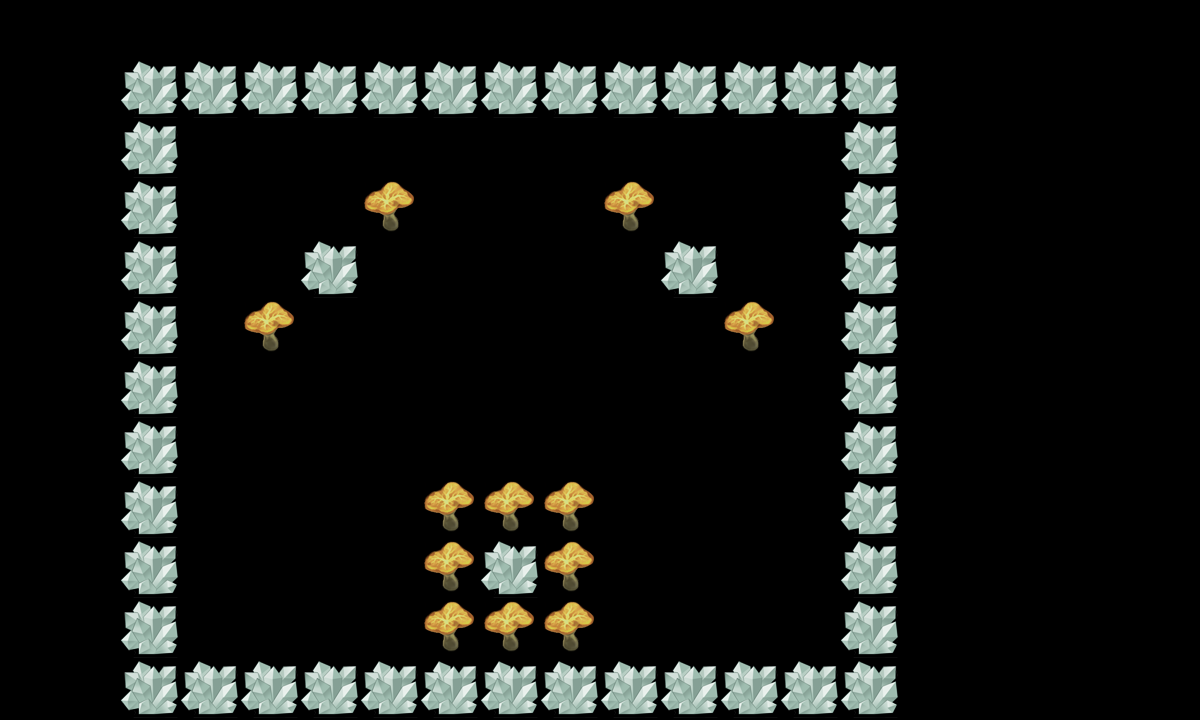

A 2D game scene composited from a Tiled map and its tileset images. What follows is a short description and the map's XML, with each tile layer's data collapsed to a summary:
An orthogonal 20x12 tile map with 60x60 px tiles, 2 tile layers (canDes, cannotDes) and 17 objects (re3, re1, re2, tankpoint, re4, ...).

<map version="1.0" orientation="orthogonal" width="20" height="12" tilewidth="60" tileheight="60">
 <tileset firstgid="1" name="tmw_desert_spacing" tilewidth="60" tileheight="60">
  <image source="tmw_desert_spacing.png" width="480" height="300" />
  <tile id="30">
   <properties>
    <property name="canDes" value="1" />
   </properties>
  </tile>
 </tileset>
 <layer name="canDes" width="20" height="12">
  <data>[240 cells, 12 non-empty, 1 distinct tile ids]</data>
 </layer>
 <layer name="cannotDes" width="20" height="12">
  <data>[240 cells, 47 non-empty, 1 distinct tile ids]</data>
 </layer>
 <objectgroup name="spawnPoints" width="20" height="12">
  <object name="re3" x="381" y="281" width="60" height="60" />
  <object name="re1" x="749" y="574" width="60" height="60" />
  <object name="re2" x="747" y="400" width="60" height="60" />
  <object name="tankpoint" x="632" y="570" width="60" height="60" />
  <object name="re4" x="495" y="254" width="60" height="60" />
  <object name="re5" x="215" y="447" width="60" height="60" />
  <object name="re6" x="752" y="220" width="60" height="60" />
  <object name="re7" x="217" y="189" width="60" height="64" />
 </objectgroup>
 <objectgroup name="roadPoints" width="20" height="12">
  <object name="p1" x="302" y="600" width="60" height="60" />
  <object name="p2" x="301" y="361" width="60" height="60" />
  <object name="p3" x="481" y="361" width="60" height="60" />
  <object name="p4" x="480" y="121" width="60" height="60" />
  <object name="p5" x="721" y="120" width="60" height="60" />
 </objectgroup>
 <objectgroup name="bossPoint" width="20" height="12" visible="0">
  <object name="boss1" x="663" y="0" width="60" height="60" />
 </objectgroup>
 <objectgroup name="buildingPoint" width="20" height="12" visible="0">
  <object name="building1" x="1138" y="59" width="60" height="60" />
 </objectgroup>
 <objectgroup name="endPoint" width="20" height="12">
  <object name="endpoint" x="543" y="359" width="60" height="60" />
 </objectgroup>
 <objectgroup name="morePoint" width="20" height="12">
  <object name="morepoint" x="345" y="505" width="60" height="60" />
 </objectgroup>
</map>
